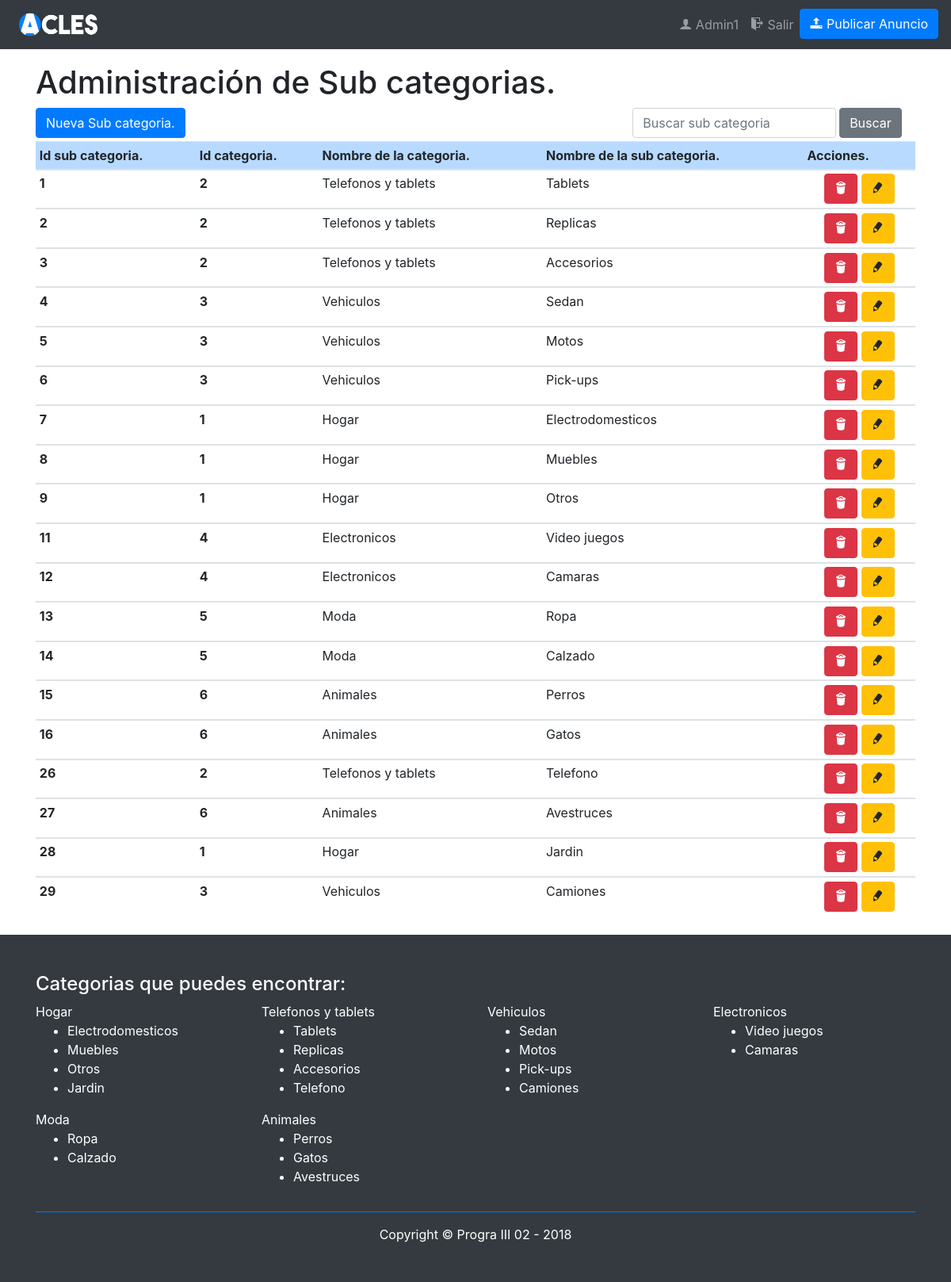
Screenshot of /?p=pags_admin/admin_subcategorias (signed in) with the database file from the repository.
### tables this page shows
CREATE TABLE `subcategorias` (
  `id_subCategoria` int(11) NOT NULL,
  `id_categoria` int(11) DEFAULT NULL,
  `nombre_subCategoria` varchar(50) NOT NULL
);

CREATE TABLE `categorias` (
  `id_categoria` int(11) NOT NULL,
  `nombre_categoria` varchar(70) NOT NULL,
  `imagen_categoria` varchar(300) NOT NULL
);

### index.php (called while the page is built, shortened)
<?php
    $pagina = isset($_GET['p']) ? $_GET['p'] : 'inicio';
    require_once 'paginas/header.php';
    require_once 'paginas/' . $pagina . '.php';
    require_once 'paginas/footer.php';
 ?>

### paginas/pags_admin/admin_subcategorias.php (the view, shortened to what this page needs)
 <?php
  $conex = conectar();
  if (isset($_POST['txtBuscarSubcategoria'])) {
    $nombre = $_POST['txtBuscarSubcategoria'];
    $sentenciaSQL = "call proc_mostrarSubcategoriasBusqueda('$nombre')";
  }else{
    $sentenciaSQL = "call proc_Subcategorias()";
  }
  $resultado = mysqli_query($conex, $sentenciaSQL);
?>
<div class="container my-4">
  <h1>Administración de Sub categorias.</h1>
<div class="row">
<div class="col-md-6 col-xs-12">
  <button type="button" class="btn btn-primary" data-toggle="modal" data-target="#modalAgregarCategoria">Nueva Sub categoria.</button>
</div>
<div class="col-xs-12 col-md-6  offset-md-0">
  <form class="form-inline my-lg-0" method="POST" action="index.php?p=pags_admin/admin_subcategorias" style=" float: right;">
    <input class="form-control mr-sm-1" type="search" style="width: 72%;"  placeholder="Buscar sub categoria" aria-label="Search" name="txtBuscarSubcategoria">
    <button class="btn btn-secondary  " type="submit" name="btnBuscarSubcategoria">Buscar</button>
  </form>
</div>
</div>
  <div class="table-responsive-sm  my-1">
    <table class="table table-sm table-hover" id="tablaCategorias">
      <thead>
        <tr class="table-primary">
          <th scope="col">Id sub categoria.</th>
          <th scope="col">Id categoria.</th>
          <th scope="col">Nombre de la categoria.</th>
          <th scope="col">Nombre de la sub categoria.</th>
          <th scope="col">Acciones.</th>
        </tr>
      </thead>
      <tbody>
        <?php while ($scategoria = mysqli_fetch_array($resultado)): ?>
        <tr>
          <th scope="row"><?php echo $scategoria['id_subCategoria']; ?></th>
          <th scope="row"><?php echo $scategoria['id_categoria']; ?></th>
          <td><?php echo ucfirst($scategoria['nombre_categoria']); ?></td>
          <td><?php echo ucfirst($scategoria['nombre_subCategoria']); ?></td>
          <td align="center">
            <button class="btn btn-danger" onclick="eliminarSubcategoria(<?php echo $scategoria['id_subCategoria'];?>)"><i class="icon-trash"></i></button>
           <button type="button" class="btn btn-warning" data-toggle="modal" data-target="#modScategoria<?php echo $scategoria['id_subCategoria']; ?>"><i class="icon-pencil"></i></button>
        </td>
        </tr>
      </tbody>
      <?php endwhile; ?>
    </table>
  </div>
</div>

### paginas/footer.php (shortened to what this page needs)
<?php
  $con = conectar();
  $sqlCategorias = "call proc_mostrarCategorias()";
  $resultadoCategorias = mysqli_query($con,$sqlCategorias);
?>
<footer class="py-5 bg-dark page-footer">
      <div class="container">
        <div class="row text-white">
          <div class="col-12"><h4 class="">Categorias que puedes encontrar:</h4></div>
          <?php while ($cates = mysqli_fetch_array($resultadoCategorias)): ?>
          <div class="col-3 col-sm- 6col-xs-12"><a class="text-white" href="index.php?p=busquedaCategoria&c=<?php echo $cates['nombre_categoria']; ?>"><?php echo ucfirst($cates['nombre_categoria']); ?></a>
            <ul>
              <?php
              $con2 = conectar();
              $sqlSubcategorias = "call proc_subcategorias()";
              $resultadoSubcategorias = mysqli_query($con2,$sqlSubcategorias);
              while ($subCates = mysqli_fetch_array($resultadoSubcategorias)):
                if ($cates['id_categoria'] == $subCates['id_categoria']): ?>
                <li><a class="text-white" href="index.php?p=busquedaSubcategoria&c=<?php echo $subCates['nombre_subCategoria']; ?>"><?php echo ucfirst($subCates['nombre_subCategoria']); ?></a></li>
              <?php
              endif;
              endwhile;
              mysqli_free_result($resultadoSubcategorias);?>
            </ul>
          </div>
        <?php
          endwhile;
          mysqli_close($con); ?>
        </div>
        <hr class="btn-primary">
        <p class="m-0 text-center text-white">Copyright &copy; Progra III 02 - 2018</p>
      </div>
</footer>
  </body>
</html>

### css/modern-business.css (style rules this page uses)
body { padding-top: 54px; }
@media (min-width: 992px) { body { padding-top: 56px; } }

### css/icomoon.css (style rules this page uses)
.icon-trash:before { content: "\e94f"; }
.icon-pencil:before { content: "\e9f3"; }

### rows the page displays
subcategorias: id_subCategoria "1", id_categoria.id_categoria "2", id_categoria.nombre_categoria "Telefonos y tablets", nombre_subCategoria "Tablets"
subcategorias: id_subCategoria "2", id_categoria.id_categoria "2", id_categoria.nombre_categoria "Telefonos y tablets", nombre_subCategoria "Replicas"
subcategorias: id_subCategoria "3", id_categoria.id_categoria "2", id_categoria.nombre_categoria "Telefonos y tablets", nombre_subCategoria "Accesorios"
subcategorias: id_subCategoria "4", id_categoria.id_categoria "3", id_categoria.nombre_categoria "Vehiculos", nombre_subCategoria "Sedan"
subcategorias: id_subCategoria "5", id_categoria.id_categoria "3", id_categoria.nombre_categoria "Vehiculos", nombre_subCategoria "Motos"
subcategorias: id_subCategoria "6", id_categoria.id_categoria "3", id_categoria.nombre_categoria "Vehiculos", nombre_subCategoria "Pick-ups"
subcategorias: id_subCategoria "7", id_categoria.id_categoria "1", id_categoria.nombre_categoria "Hogar", nombre_subCategoria "Electrodomesticos"
subcategorias: id_subCategoria "8", id_categoria.id_categoria "1", id_categoria.nombre_categoria "Hogar", nombre_subCategoria "Muebles"
subcategorias: id_subCategoria "9", id_categoria.id_categoria "1", id_categoria.nombre_categoria "Hogar", nombre_subCategoria "Otros"
subcategorias: id_subCategoria "11", id_categoria.id_categoria "4", id_categoria.nombre_categoria "Electronicos", nombre_subCategoria "Video juegos"
subcategorias: id_subCategoria "12", id_categoria.id_categoria "4", id_categoria.nombre_categoria "Electronicos", nombre_subCategoria "Camaras"
subcategorias: id_subCategoria "13", id_categoria.id_categoria "5", id_categoria.nombre_categoria "Moda", nombre_subCategoria "Ropa"
subcategorias: id_subCategoria "14", id_categoria.id_categoria "5", id_categoria.nombre_categoria "Moda", nombre_subCategoria "Calzado"
subcategorias: id_subCategoria "15", id_categoria.id_categoria "6", id_categoria.nombre_categoria "Animales", nombre_subCategoria "Perros"
subcategorias: id_subCategoria "16", id_categoria.id_categoria "6", id_categoria.nombre_categoria "Animales", nombre_subCategoria "Gatos"
subcategorias: id_subCategoria "26", id_categoria.id_categoria "2", id_categoria.nombre_categoria "Telefonos y tablets", nombre_subCategoria "Telefono"
subcategorias: id_subCategoria "27", id_categoria.id_categoria "6", id_categoria.nombre_categoria "Animales", nombre_subCategoria "Avestruces"
subcategorias: id_subCategoria "28", id_categoria.id_categoria "1", id_categoria.nombre_categoria "Hogar", nombre_subCategoria "Jardin"
subcategorias: id_subCategoria "29", id_categoria.id_categoria "3", id_categoria.nombre_categoria "Vehiculos", nombre_subCategoria "Camiones"
categorias: nombre_categoria "Hogar"
categorias: nombre_categoria "Telefonos y tablets"
categorias: nombre_categoria "Vehiculos"
categorias: nombre_categoria "Electronicos"
categorias: nombre_categoria "Moda"
categorias: nombre_categoria "Animales"

### other values shown
$_SESSION["usuarioactual"] "Admin1"
